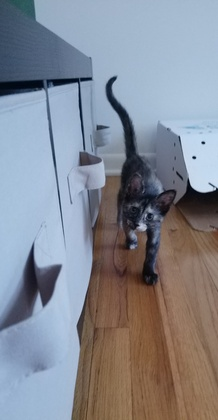
%> input picture Granger4.jpg, 218 x 420 px, shrunk from 1080 x 2076 before the run
$ octave Herms_Emma_homework1.m   (GNU Octave 9; MATLAB toolbox functions it lacks are replaced by stand-ins)
%> lines starting %> are read from the running program, lines starting %| are printed output that depends on the picture
%1. load in a jpg file, this one happens to be in my currden wd
myimage = imread('Granger4.jpg');
%> myimage is the input picture: size 420x218x3 uint8; mean R, G, B 132.7, 136.9, 146.6
imagesc(myimage) % view myimage

% place a blue squre so it covers the center 50x50 pixels
sizevec = size(myimage)
%> sizevec = [420 218 3]

% getting center of image to know where middle 50x50 voxels are
centerofRows = round(sizevec(1)/2)
%> centerofRows = 210
centerofColumns = round(sizevec(2)/2)
%> centerofColumns = 109

%changing middle 50x50 pixels to blue
myimage([(centerofRows-24):(centerofRows+25)], [(centerofColumns-24):(centerofColumns+25)],[1:2]) = 0 ;
myimage([(centerofRows-24):(centerofRows+25)], [(centerofColumns-24):(centerofColumns+25)],[3]) = 255 ;
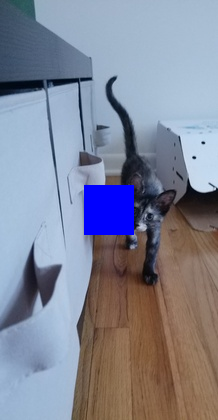
%> myimage: size 420x218x3 uint8; mean R, G, B 130.5, 134.8, 151.4
imagesc(myimage)
axis image %forces the aspect ratio

%2. downsample resolution of your image by 2 use the round function
% I am skiping every other pizel in this solution
%(it would be cool for something like an fmri voxel to average over the two
%instead of skipping)
downsamp = myimage(1:2:end, 1:2:end, :);
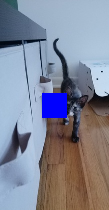
%> downsamp: size 210x109x3 uint8; mean R, G, B 130.4, 134.8, 151.5
imagesc(downsamp)
axis image
size(downsamp) % verify have less pixels
%> ans = [210 109 3]

%3. convert any color image to gray scale using the formula
% will have the blue square in the image becuase we are using myimage,
% which was modified in problem number 1

gray_image = 0.2989*myimage(:,:,1) + 0.5870*myimage(:,:,2) + 0.1140*myimage(:,:,3);
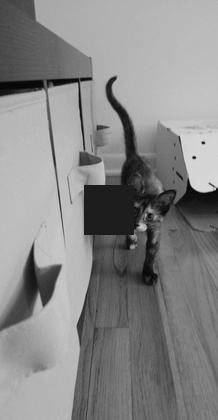
%> gray_image: size 420x218 uint8; min 4, max 221, mean 135.4
imagesc(gray_image)
axis image
colormap gray

% could also do a four loop for this problem instead
% I found that this method is slower

for x = 1: size(myimage, 1)
    for y = 1: size(myimage, 2)
      myimage(x,y,1) = myimage(x,y,1)*0.2989 + myimage(x,y,2)*0.5870 + myimage(x,y,3)*0.1140;
    end
end
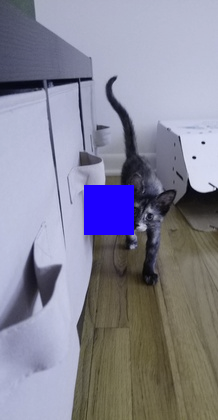
%> myimage: size 420x218x3 uint8; mean R, G, B 135.4, 134.8, 151.4
myimage(:,:,[2:3]) = [];

imagesc(myimage)
colormap gray

%4. determine luminance of grayscale image and if less than 128 increase
%luminance by 20% then display image or if luminance is greater than 128
%decrease by 20% and display image
% if luminance is equal to 128 I am going to decrease by 20%
luminance = mean(mean(gray_image(:,:,1)))
%> luminance = 135.4

if luminance < 128
    lumimage = gray_image(:,:,1)*1.2;
else
    lumimage = gray_image(:,:,1)*.8;
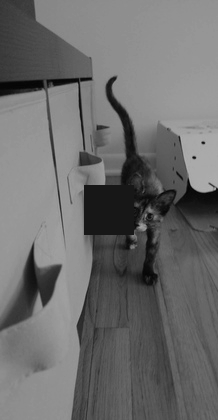
%> lumimage: size 420x218 uint8; min 3, max 177, mean 108.3
end
imagesc(lumimage)
axis image
colormap gray


%5. create a 10x1 vec
% randi([imin imax],m,n) - is it okay to have repeat #'s
v1 = randi([-10 10], 10,1);
[a,b] = sort(v1)
v2 = randi([-10, 10], 10,1);
sortV2 = v2(b,:);

%6. create a 100x2 matrix (M1) of normally distributed random values with
%mean of 0 and std of 1
M1 = randn(100, 2);
%this perfroms a paired ttest
[H,P,CI,STATS] = ttest(M1(:,1),M1(:,2))

%7. histogram
histogram(M1)
%cant see all of the data with these axes
axis([-1.5 1.5 0 50])
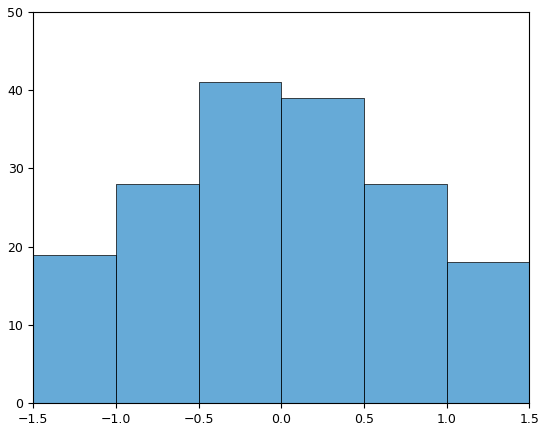
%> figure redrawn from the program's plot data; tallest bar 41 high, from x = -0.5 to 0
% finding positive values and doubling them in M1
M1(M1>0)= M1(M1>0)*2
% display and change axis
histogram(M1)
axis([-2 6 0 100])
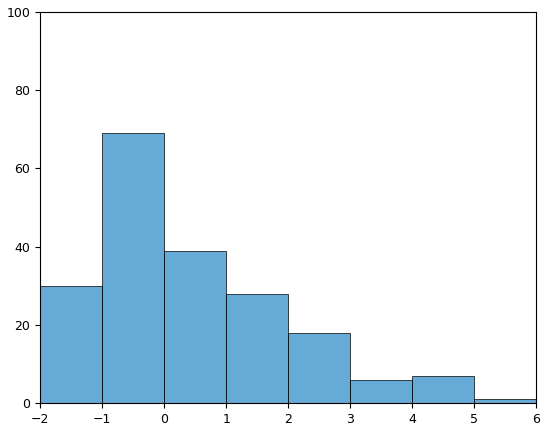
%> figure redrawn from the program's plot data; tallest bar 69 high, from x = -1 to 0

%8. percent of outliers
flatM1 = M1(:)
flatM1mean = mean(flatM1)
flatM1std = std(flatM1)
numberoutliers = find(flatM1>(flatM1mean + 3*flatM1std) | flatM1<(flatM1mean - 3*flatM1std))
percentoutliers = length(numberoutliers)/length(flatM1) *100
flatM1(flatM1>(flatM1mean + 3*flatM1std) | flatM1<(flatM1mean - 3*flatM1std)) = NaN

%9/10. create a 3 dim matrix with day by subj by trials
data = randn(5, 15, 20)
datamean = mean(mean(data(:,:,:),3)) % mean of all trials across all days for each subject
mean(data(4,7,:)) % this is the average of all 20 trials for particpant 7 on day 4

$ run again, with brandon.jpg copied over Granger4.jpg
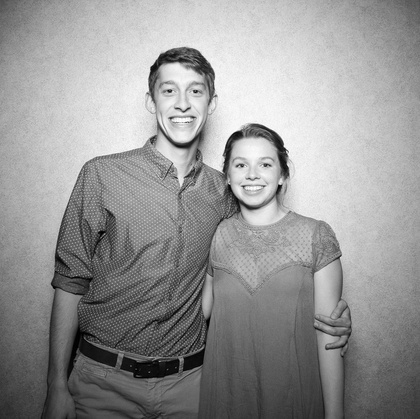
%> input picture brandon.jpg, 420 x 419 px, shrunk from 1440 x 1437 before the run
%> myimage is the input picture: size 419x420x3 uint8; min 0, max 255, mean 150.2
%> `downsamp = myimage(1:2:end, 1:2:end, :);`:
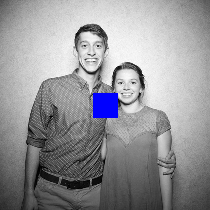
%> downsamp: size 210x210x3 uint8; mean R, G, B 148.4, 148.4, 152
%> luminance = 148.8
%> `lumimage = gray_image(:,:,1)*.8;`:
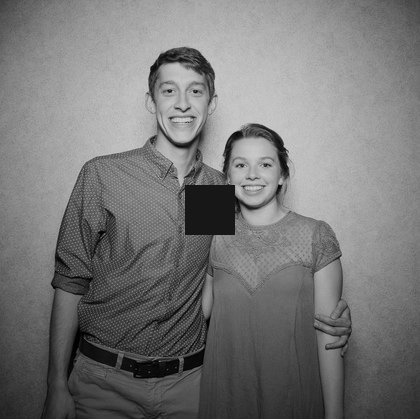
%> lumimage: size 419x420 uint8; min 0, max 204, mean 119.1
